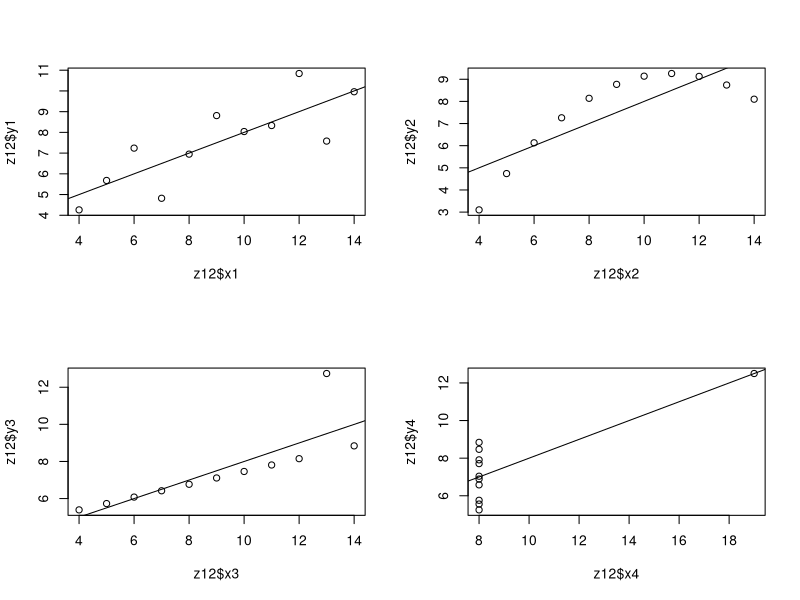

Recreate this plot in R.
#r5-zad1
setwd("~/stat/stat05")

m = c(15,20,25,30,35,50)
c = c(15, 25, 30,35,45,50)
cor.test(m, c, method = "pearson")

# wspolczynnik korelacji wynosi 0.956 (niemal pelna korelacja)
# test pearsona wskazal pvalue mniejsze niz 0.05, zatem odrzucamY hipoteze zerowa i stwierdzamy, ze zaleznosc pomiedzy spozyciem cukru i maaki jest statysztycznie istotna

#zad2
A = c(0.6, 0.2, 0.3, 0.7, 0.5, 0.8, 0.7, 0.4, 0.6, 0.8)
B = c(1.5, 1.5, 1.1, 1.2, 1.4, 1.1, 1.6, 1.0, 1.9, 1.7)
cor.test(A, B, method = "pearson")

# wspolczynnik korelacji wynosi 0.2375 (slaba korelacja)
# test pearsona wskazal pvalue wieksze niz 0.05, zatem przyjmujemy hipoteze zerowa i stwierdzamy, ze korelacja miedzy wydzielaniem sie obu substancji jest statysztycznie nieistotna

#zad3
apples = matrix(c(29,17,194,68), ncol=2)
apples
chisq.test(apples)

# test chi-squared wskazal pvalue wieksze niz 0.01, zatem nie odrzucamy hipotezy zerowej i stwierdzamy, ze zmienne sa niezalezne

#zad4
data = matrix(c(21,33,45,30,71,41,37,75,48,47,93,35,27,50,49,47,53,43,55,50), ncol=4)
data
chisq.test(data)

# test chi-squared wskazal pvalue mniejsze niz 0.05, zatem odrzucamy hipoteze zerowa i stwierdzamy, ze zmienne sa zalezne (jest zaleznosc miedzy zarobkami a wyksztalceniem)

#zad5
opinions = matrix(c(4,14,17,19,6,6,16,21,13,4), ncol = 2)
opinions
fisher.test(opinions)

# test fishera wskazal pvalue wieksze od 0.05, zatem przyjmujemy hipoteze zerowa i stwierdzamy, ze nie ma zaleznosci pomiedzy ocenami

#zad6
ham = read.csv("z6.csv", sep = ",")
reg = lm(ham$zw ~ ham$LDP)
summary(reg)

# regresja
# rownanie regresji: y = 49.29 - 0.77 * LDP
# pvalue wyrazu wolnego a oraz wspolczynnika kierunkowego b sa mniejsze niz 0.05, zatem odrzucamy hipotezy zerowe, co oznacza, ze te wspolczynniki sa istotne statystycznie
# stopien dopasowania regresji liniowej do danych wynosi okolo 82%

# korelacja
cor.test(ham$zw, ham$LDP, method = "pearson")
# wspolczynnik korelacji wynosi -0.92 (bardzo moncna ujemna korelacja)
# test pearsona wskazal pvalue mniejsze niz 0.05, zatem odrzucamy hipoteze zerowa i stwierdzamy, ze korelacja miedzy zawartoscia wody w wedlinie a liczba dni przechowywania jest statysztycznie istotna

#zad7

# regresja
income = read.csv("z7.csv", sep=",")
reg = lm(income$obroty ~ income$ls)
summary(reg)
# rownanie regresji: y = 0.43 + 0.81 * income$ls
# pvalue wyrazu wolnego a jest wieksze od 0.05, zatem przyjmujemy dla niego hipoteze zerowa, zatem jest on nieistotny statystycznie; wspolczynnik kierunkowy b jest mniejsze niz 0.05, zatem odrzucamy hipoteze zerowa, co oznacza, ze tn wspolczynnik jest istotny statystycznie

# korelacja
cor.test(income$ls, income$obroty, method = "pearson")
# wspolczynnik korelacji wynosi 0.97 (niemal pelna korelacja)
# test pearsona wskazal pvalue mniejsze niz 0.05, zatem odrzucamy hipoteze zerowa i stwierdzamy, ze korelacja miedzy liczba sprzedawcow a obrotami jest statysztycznie istotna

#zad8
fat = read.csv("z8.csv", sep = ",")
reg = lm(fat$wk~fat$zt)
summary(reg)

# rownanie regresji: y = 23.16 + 9.02 * fat$zt
# pvalue wyrazu wolnego a oraz wspolczynnika kierunkowego b sa mniejsze niz 0.05, zatem odrzucamy hipotezy zerowe, co oznacza, ze te wspolczynniki sa istotne statystycznie

#zad9
# regresja
vit = read.csv("z9.csv", sep = ",")
reg = lm(vit$swC ~ vit$cmwg)
summary(reg)

# rownanie regresji: y = 6.25 + 0.74 * vit$cmwg
# pvalue wyrazu wolnego a oraz wspolczynnika kierunkowego b sa mniejsze niz 0.05, zatem odrzucamy hipotezy zerowe, co oznacza, ze te wspolczynniki sa istotne statystycznie

# korelacja
cor.test(vit$cmwg, vit$swC)
# wspolczynnik korelacji wynosi 0.93 (bardzo mocna korelacja)
# test pearsona wskazal pvalue mniejsze niz 0.05, zatem odrzucamy hipoteze zerowa i stwierdzamy, ze korelacja miedzy badanymi cechami jest statysztycznie istotna

#zad10
sales = read.csv("z10.csv", sep = ",")
reg = lm(sales$ws~sales$cr)
summary(reg)

# rownanie regresji: y = 1.39 + 0.12 * sales$cr
# pvalue wyrazu wolnego a oraz wspolczynnika kierunkowego b sa mniejsze niz 0.05, zatem odrzucamy hipotezy zerowe, co oznacza, ze te wspolczynniki sa istotne statystycznie

#zad11
rape = read.csv("z11.csv", sep = ",")
reg = lm(rape$Plon ~ rape$DlugoscLuszczyn + rape$ZawartoscTluszczu + rape$SumaGlukozynolanow)
summary(reg)

# rownanie regresji: y = -51.03 + 0.47 * dlugoscLuszczyn +  1.3 * zawartoscTluszczu - 0.35 * sumaGlukozynolanow

# potencjalna regresja krokowa wsteczna idk
reg2 = lm(rape$Plon ~ rape$DlugoscLuszczyn + rape$ZawartoscTluszczu)
summary(reg2)

modelstep = step(reg)
summary(modelstep)

#zad-excel

library(dplyr)

x1 = c(10, 8, 13, 9, 11, 14, 6, 4, 12, 7, 5)
y1 = c(8.04, 6.95, 7.58, 8.81, 8.33, 9.96, 7.24, 4.26, 10.84, 4.82, 5.68)

x2 = c(10, 8, 13, 9, 11, 14, 6, 4, 12, 7, 5)
y2 = c(9.14, 8.14, 8.74, 8.77, 9.26, 8.1, 6.13, 3.1, 9.13, 7.26, 4.74)

x3 = c(10, 8, 13, 9, 11, 14, 6, 4, 12, 7, 5)
y3 =c(7.46, 6.77, 12.74, 7.11, 7.81, 8.84, 6.08, 5.39, 8.15, 6.42, 5.73)

x4 = c(8, 8, 8, 8, 8, 8, 8, 19, 8, 8, 8)
y4 = c(6.58, 5.76, 7.71, 8.84, 8.47, 7.04, 5.25, 12.5, 5.56, 7.91, 6.89)

z12 = data.frame(x1, y1, x2, y2, x3, y3, x4, y4)

#srednia
round(mean(z12$x1),2)
round(mean(z12$y1),2)

round(mean(z12$x2),2)
round(mean(z12$y2),2)

round(mean(z12$x3),2)
round(mean(z12$y3),2)

round(mean(z12$x4),2)
round(mean(z12$y4),2)

# lub dplyr

z12 %>%
  summarise(across(everything(), mean)) %>%
  round(., 2)

z12 %>%
  summarise_all(mean) %>%
  round(., 2)

#wariancja
round(var(z12$x1),2)
round(var(z12$y1),2)

round(var(z12$x2),2)
round(var(z12$y2),2)

round(var(z12$x3),2)
round(var(z12$y3),2)

round(var(z12$x4),2)
round(var(z12$y4),2)

# lub dplyr

z12 %>%
  summarise(across(everything(), var)) %>%
  round(., 2)

z12 %>%
  summarise_all(var) %>%
  round(., 2)

#wspolczynnik korelacji

round(cor(z12$x1, z12$y1),2)

round(cor(z12$x2, z12$y2),2)

round(cor(z12$x3, z12$y3),2)

round(cor(z12$x4, z12$y3),2)

#Rownanie regresji liniowej
lm(z12$y1~z12$x1)

lm(z12$y2~z12$x2)

lm(z12$y3~z12$x3)

lm(z12$y4~z12$x4)


#wspolczynnik determinacji r^2

round(cor(z12$x1, z12$y1)^2,2)

round(cor(z12$x2, z12$y2)^2,2)

round(cor(z12$x3, z12$y3)^2,2)

round(cor(z12$x4, z12$y3)^2,2)

#wykresy
par(mfrow=c(2,2))
ab1 = lm(z12$y1~z12$x1)
plot(z12$y1~z12$x1)
abline(ab1)

ab2 = lm(z12$y2~z12$x2)
plot(z12$y2~z12$x2)
abline(ab2)

ab3 = lm(z12$y3~z12$x3)
plot(z12$y3~z12$x3)
abline(ab3)

ab4 = lm(z12$y4~z12$x4)
plot(z12$y4~z12$x4)
abline(ab4)

